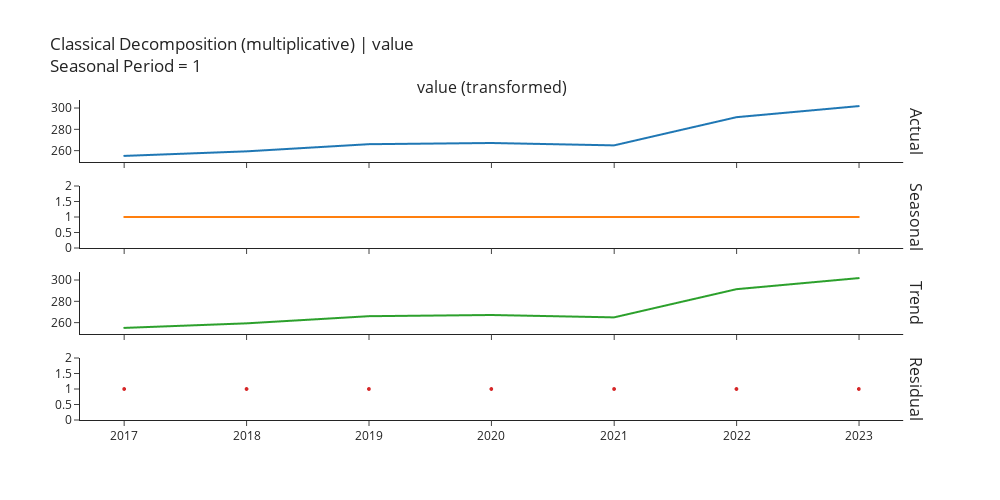
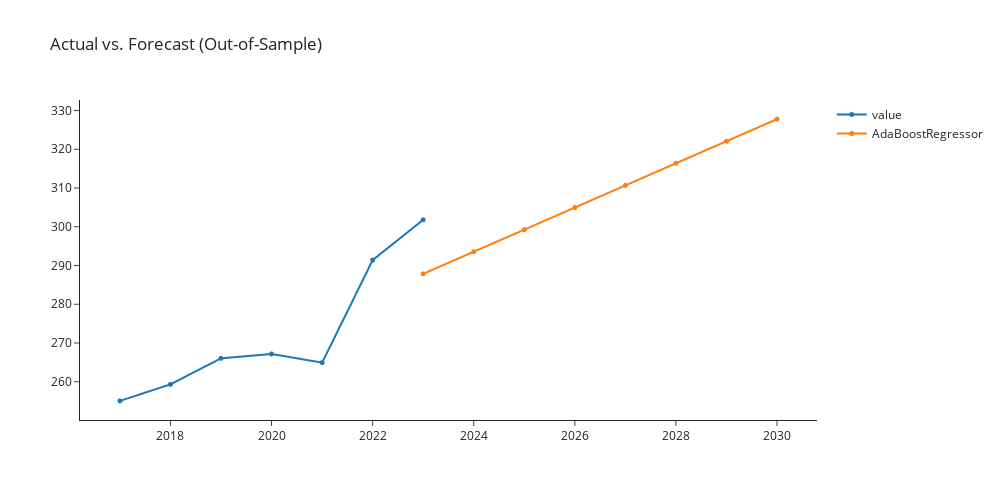

Source (notebook cell) for these figures, in order:
### Markdown cell above
## ada_cds_dt

### Code cell
theta = exp.create_model('ada_cds_dt')
exp.plot_model(plot = 'decomp', 
               data_kwargs = {'type' : 'multiplicative'},
               fig_kwargs = {"height":500,"width":1000,"template": "simple_white","hoverinfo":"none","big_data_threshold":10})
exp.plot_model(estimator = theta, plot = 'forecast', 
               data_kwargs = {'fh' : 8},
               fig_kwargs = {"height":500,"width":1000,"template": "simple_white","hoverinfo":"none","big_data_threshold":10})

### Figure 1 — Plotly figure (JSON) as saved in the notebook; plotly's stock layout.template omitted (floating-point values rounded to 4 significant figures)
{"data": [{"line": {"color": "rgb(31, 119, 180)", "width": 2}, "marker": {"size": 2}, "mode": "lines+markers", "name": "Actual", "type": "scattergl", "x": ["2017-01-01T00:00:00", "2018-01-01T00:00:00", "2019-01-01T00:00:00", "2020-01-01T00:00:00", "2021-01-01T00:00:00", "2022-01-01T00:00:00", "2023-01-01T00:00:00"], "xaxis": "x", "y": [255.1, 259.3, 266.0, 267.2, 264.9, 291.4, 301.8], "yaxis": "y"}, {"line": {"color": "rgb(255, 127, 14)", "width": 2}, "marker": {"size": 2}, "mode": "lines+markers", "name": "Seasonal", "type": "scattergl", "x": ["2017-01-01T00:00:00", "2018-01-01T00:00:00", "2019-01-01T00:00:00", "2020-01-01T00:00:00", "2021-01-01T00:00:00", "2022-01-01T00:00:00", "2023-01-01T00:00:00"], "xaxis": "x2", "y": [1, 1, 1, 1, 1, 1, 1], "yaxis": "y2"}, {"line": {"color": "rgb(44, 160, 44)", "width": 2}, "marker": {"size": 2}, "mode": "lines+markers", "name": "Trend", "type": "scattergl", "x": ["2017-01-01T00:00:00", "2018-01-01T00:00:00", "2019-01-01T00:00:00", "2020-01-01T00:00:00", "2021-01-01T00:00:00", "2022-01-01T00:00:00", "2023-01-01T00:00:00"], "xaxis": "x3", "y": [255.1, 259.3, 266.0, 267.2, 264.9, 291.4, 301.8], "yaxis": "y3"}, {"line": {"color": "rgb(214, 39, 40)", "width": 2}, "marker": {"size": 4}, "mode": "markers", "name": "Residuals", "type": "scattergl", "x": ["2017-01-01T00:00:00", "2018-01-01T00:00:00", "2019-01-01T00:00:00", "2020-01-01T00:00:00", "2021-01-01T00:00:00", "2022-01-01T00:00:00", "2023-01-01T00:00:00"], "xaxis": "x4", "y": [1, 1, 1, 1, 1, 1, 1], "yaxis": "y4"}], "layout": {"annotations": [{"font": {"size": 16}, "showarrow": false, "text": "value (transformed)", "x": 0.49, "xanchor": "center", "xref": "paper", "y": 1, "yanchor": "bottom", "yref": "paper"}, {"font": {"size": 16}, "showarrow": false, "text": "Actual", "textangle": 90, "x": 0.98, "xanchor": "left", "xref": "paper", "y": 0.9031, "yanchor": "middle", "yref": "paper"}, {"font": {"size": 16}, "showarrow": false, "text": "Seasonal", "textangle": 90, "x": 0.98, "xanchor": "left", "xref": "paper", "y": 0.6344, "yanchor": "middle", "yref": "paper"}, {"font": {"size": 16}, "showarrow": false, "text": "Trend", "textangle": 90, "x": 0.98, "xanchor": "left", "xref": "paper", "y": 0.3656, "yanchor": "middle", "yref": "paper"}, {"font": {"size": 16}, "showarrow": false, "text": "Residual", "textangle": 90, "x": 0.98, "xanchor": "left", "xref": "paper", "y": 0.09688, "yanchor": "middle", "yref": "paper"}], "autosize": false, "height": 500, "showlegend": false, "title": {"text": "Classical Decomposition (multiplicative) | value<br>Seasonal Period = 1"}, "width": 1000, "xaxis": {"anchor": "y", "domain": [0, 0.98], "matches": "x4", "showticklabels": false}, "xaxis2": {"anchor": "y2", "domain": [0, 0.98], "matches": "x4", "showticklabels": false}, "xaxis3": {"anchor": "y3", "domain": [0, 0.98], "matches": "x4", "showticklabels": false}, "xaxis4": {"anchor": "y4", "domain": [0, 0.98]}, "yaxis": {"anchor": "x", "domain": [0.8063, 1]}, "yaxis2": {"anchor": "x2", "domain": [0.5375, 0.7312]}, "yaxis3": {"anchor": "x3", "domain": [0.2687, 0.4625]}, "yaxis4": {"anchor": "x4", "domain": [0, 0.1938]}}}

### Figure 2 — Plotly figure (JSON) as saved in the notebook; plotly's stock layout.template omitted (floating-point values rounded to 4 significant figures)
{"data": [{"hoverinfo": "none", "line": {"width": 2}, "marker": {"size": 5}, "mode": "lines+markers", "name": "value", "type": "scattergl", "x": ["2017-01-01T00:00:00", "2018-01-01T00:00:00", "2019-01-01T00:00:00", "2020-01-01T00:00:00", "2021-01-01T00:00:00", "2022-01-01T00:00:00", "2023-01-01T00:00:00", "2024-01-01T00:00:00", "2025-01-01T00:00:00", "2026-01-01T00:00:00", "2027-01-01T00:00:00", "2028-01-01T00:00:00", "2029-01-01T00:00:00", "2030-01-01T00:00:00"], "xaxis": "x", "y": [255.1, 259.3, 266.0, 267.2, 264.9, 291.4, 301.8, null, null, null, null, null, null, null], "yaxis": "y"}, {"hoverinfo": "none", "line": {"width": 2}, "marker": {"size": 5}, "mode": "lines+markers", "name": "AdaBoostRegressor", "type": "scattergl", "x": ["2017-01-01T00:00:00", "2018-01-01T00:00:00", "2019-01-01T00:00:00", "2020-01-01T00:00:00", "2021-01-01T00:00:00", "2022-01-01T00:00:00", "2023-01-01T00:00:00", "2024-01-01T00:00:00", "2025-01-01T00:00:00", "2026-01-01T00:00:00", "2027-01-01T00:00:00", "2028-01-01T00:00:00", "2029-01-01T00:00:00", "2030-01-01T00:00:00"], "xaxis": "x", "y": [null, null, null, null, null, null, 287.9, 293.6, 299.3, 305.0, 310.7, 316.4, 322.1, 327.8], "yaxis": "y"}], "layout": {"autosize": false, "height": 500, "showlegend": true, "title": {"text": "Actual vs. Forecast (Out-of-Sample)"}, "width": 1000, "xaxis": {"anchor": "y", "domain": [0, 1]}, "yaxis": {"anchor": "x", "domain": [0, 1]}}}
